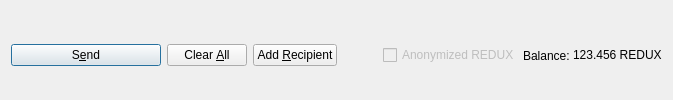
         <widget class="QFrame" name="frame_Send">
          <layout class="QHBoxLayout" name="horizontalLayout">
           <property name="bottomMargin">
            <number>0</number>
           </property>
           <item>
            <widget class="QPushButton" name="sendButton">
             <property name="minimumSize">
              <size>
               <width>150</width>
               <height>0</height>
              </size>
             </property>
             <property name="toolTip">
              <string>Confirm the send action</string>
             </property>
             <property name="text">
              <string>S&amp;end</string>
             </property>
             <property name="icon">
              <iconset resource="../redux.qrc">
               <normaloff>:/icons/send</normaloff>:/icons/send</iconset>
             </property>
             <property name="autoDefault">
              <bool>false</bool>
             </property>
             <property name="default">
              <bool>true</bool>
             </property>
            </widget>
           </item>
           <item>
            <widget class="QPushButton" name="clearButton">
             <property name="sizePolicy">
              <sizepolicy hsizetype="Minimum" vsizetype="Fixed">
               <horstretch>0</horstretch>
               <verstretch>0</verstretch>
              </sizepolicy>
             </property>
             <property name="toolTip">
              <string>Clear all fields of the form.</string>
             </property>
             <property name="text">
              <string>Clear &amp;All</string>
             </property>
             <property name="icon">
              <iconset resource="../redux.qrc">
               <normaloff>:/icons/remove</normaloff>:/icons/remove</iconset>
             </property>
             <property name="autoDefault">
              <bool>false</bool>
             </property>
            </widget>
           </item>
           <item>
            <widget class="QPushButton" name="addButton">
             <property name="toolTip">
              <string>Send to multiple recipients at once</string>
             </property>
             <property name="text">
              <string>Add &amp;Recipient</string>
             </property>
             <property name="icon">
              <iconset resource="../redux.qrc">
               <normaloff>:/icons/add</normaloff>:/icons/add</iconset>
             </property>
             <property name="autoDefault">
              <bool>false</bool>
             </property>
            </widget>
           </item>
           <item>
            <spacer name="horizontalSpacer">
             <property name="orientation">
              <enum>Qt::Horizontal</enum>
             </property>
             <property name="sizeHint" stdset="0">
              <size>
               <width>40</width>
               <height>20</height>
              </size>
             </property>
            </spacer>
           </item>
           <item>
            <layout class="QHBoxLayout" name="horizontalLayout_2">
             <property name="spacing">
              <number>3</number>
             </property>
             <item>
              <widget class="QCheckBox" name="checkzREDUX">
               <property name="enabled">
                <bool>false</bool>
               </property>
               <property name="text">
                <string>Anonymized REDUX</string>
               </property>
              </widget>
             </item>
             <item>
              <widget class="QLabel" name="label">
               <property name="text">
                <string>Balance:</string>
               </property>
              </widget>
             </item>
             <item>
              <widget class="QLabel" name="labelBalance">
               <property name="sizePolicy">
                <sizepolicy hsizetype="Preferred" vsizetype="Fixed">
                 <horstretch>0</horstretch>
                 <verstretch>0</verstretch>
                </sizepolicy>
               </property>
               <property name="cursor">
                <cursorShape>IBeamCursor</cursorShape>
               </property>
               <property name="text">
                <string notr="true">123.456 REDUX</string>
               </property>
               <property name="textInteractionFlags">
                <set>Qt::LinksAccessibleByMouse|Qt::TextSelectableByKeyboard|Qt::TextSelectableByMouse</set>
               </property>
              </widget>
             </item>
            </layout>
           </item>
          </layout>
         </widget>
